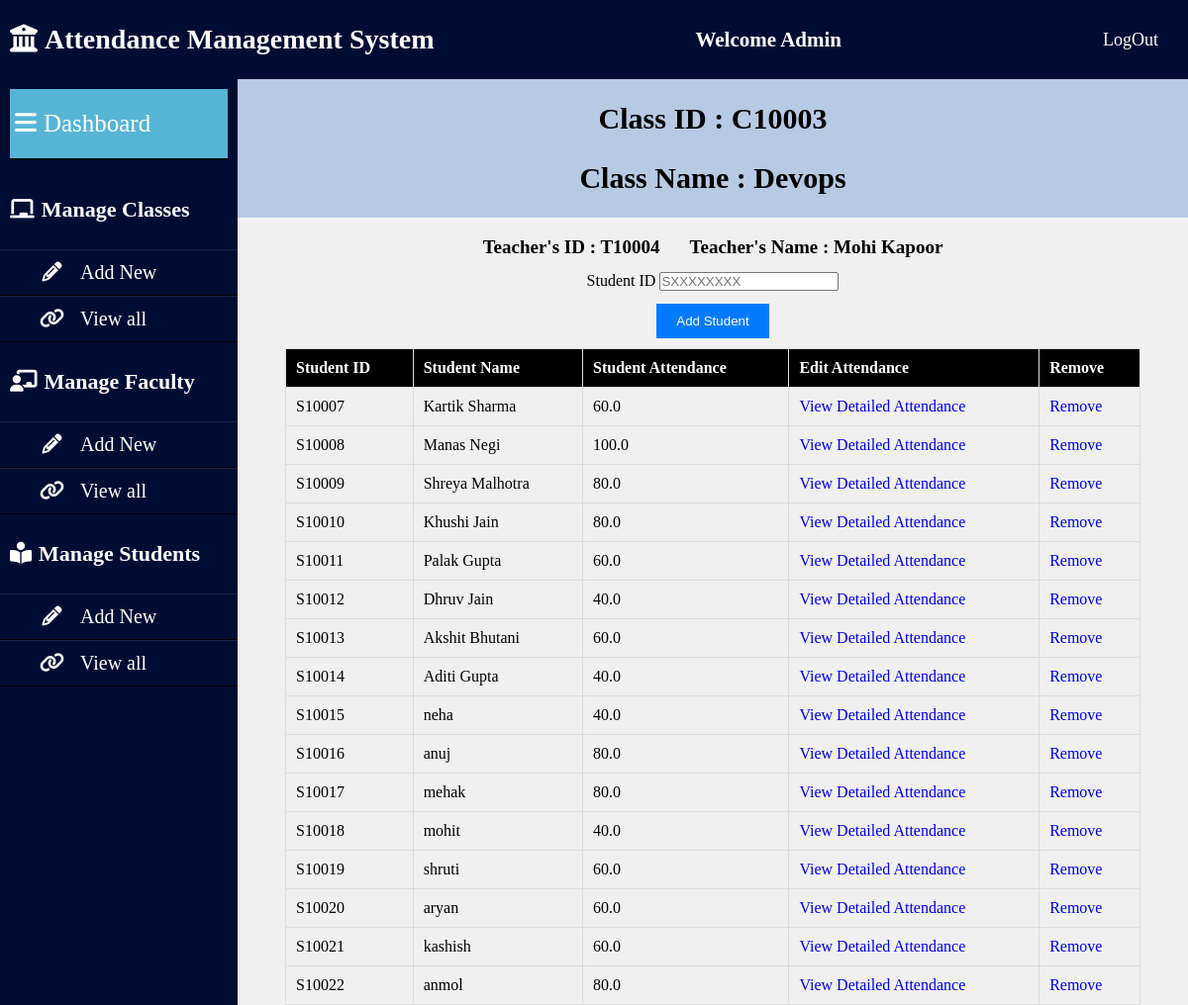
Page /class_mgmt/?subject_id=C10003 on the committed database.
### AMS_APP/models.py (models this page shows, shortened)
class Subject(models.Model):
    subject_id=models.CharField(max_length=15)
    subject_name=models.CharField(max_length=30)
    teacher_id=models.CharField(max_length=15)
    classes_held=models.IntegerField()
    number_of_students=models.IntegerField()
    class_info=models.TextField()

class Teacher(models.Model):
    teacher_id=models.CharField(max_length=15)
    teacher_name=models.CharField(max_length=30)
    email_id=models.CharField(max_length=30)
    password=models.CharField(max_length=30)

class Student(models.Model):
    student_id=models.CharField(max_length=15)
    student_name=models.CharField(max_length=30)
    email_id=models.CharField(max_length=30)
    password=models.CharField(max_length=30)
    class1=models.CharField(max_length=20,default='')
    class1_att=models.CharField(max_length=100,default='')
    class2=models.CharField(max_length=20,default='')
    class2_att=models.CharField(max_length=100,default='')
    class3=models.CharField(max_length=20,default='')
    class3_att=models.CharField(max_length=100,default='')
    class4=models.CharField(max_length=20,default='')
    class4_att=models.CharField(max_length=100,default='')
    class5=models.CharField(max_length=20,default='')
    class5_att=models.CharField(max_length=100,default='')
    class6=models.CharField(max_length=20,default='')
    class6_att=models.CharField(max_length=100,default='')
    class7=models.CharField(max_length=20,default='')
    class7_att=models.CharField(max_length=100,default='')
    class8=models.CharField(max_length=20,default='')
    class8_att=models.CharField(max_length=100,default='')

### AMS_APP/views.py (the view, shortened to what this page needs)
# urls.py: path('class_mgmt/', views.class_mgmt, name='class_mgmt/'),
def class_mgmt(request):
    subject_id = request.GET.get('subject_id')
    classs=list(Subject.objects.filter(subject_id=subject_id))[0]
    class_name=classs.subject_name
    teacher_id=classs.teacher_id
    teacher_name=Teacher.objects.filter(teacher_id=teacher_id)[0].teacher_name
    student_list=list(Student.objects.filter(class1=subject_id))+list(Student.objects.filter(class2=subject_id))+list(Student.objects.filter(class3=subject_id))+list(Student.objects.filter(class4=subject_id))+list(Student.objects.filter(class5=subject_id))+list(Student.objects.filter(class6=subject_id))+list(Student.objects.filter(class7=subject_id))+list(Student.objects.filter(class8=subject_id))
    student_list_new=[]
    for i in student_list:
        id=i.student_id
        name=i.student_name
        if i.class1==subject_id:
            att_str=i.class1_att
            att_list=att_str
            if att_str.count('P')==0 and att_str.count('A')==0:
                att='NA'
            else:
                att=att_str.count('P')/(att_str.count('P')+att_str.count('A'))*100
            stud_dic={'id':id,'name':name,'att':att,'att_list':att_list}
        student_list_new.append(stud_dic)
    dic={'class_id':subject_id,'class_name':class_name,'teacher_id':teacher_id,'teacher_name':teacher_name,'student_list':student_list_new}
    return render(request, 'class_mgmt.html',dic)

### template/class_mgmt.html (shortened to what this page needs)
{% load static %}
<!DOCTYPE html>
<html lang="en">
<head>
    <link rel="stylesheet" href="{% static 'css/class_mgmt.css'%}">
    <link rel="stylesheet" href="https://cdnjs.cloudflare.com/ajax/libs/font-awesome/6.4.0/css/all.min.css">
    <link rel="stylesheet" href="{% static 'css/admindashboard.css' %}">
</head>
<body>
    <header class="mainheader">
        <h1><i class="fas fa-university"></i>Attendance Management System</h1>
        <h2>Welcome Admin</h2>
        <a href="/logoutuser" class="btn">LogOut</a>
    </header>
    <aside>
        <header>
            <a href="/AdminDashboard">
                <i class="fas fa-bars"></i>Dashboard
            </a>
        </header>
        <ul>
            <li><h4><i class="fas fa-chalkboard">  </i>Manage Classes</h4></li>
            <ul>
                <li><a href="/courseadd" target="content"><i class="fa fa-pencil fa-fw"></i>Add New</a></li>
                <li><a href="/viewclass" target="content"><i class="fa fa-link"></i>View all</a></li>
            </ul>
        </ul>
        <ul>
            <li><h4><i class="fas fa-chalkboard-teacher"></i>Manage Faculty</h4></li>
            <ul>
                <li><a href="/teacher"><i class="fa fa-pencil fa-fw"></i>Add New</a></li>
                <li><a href="/viewfaculty"><i class="fa fa-link"></i>View all</a></li>
            </ul>
        </ul>
        <ul>
            <li><h4><i class="fas fa-book-reader" aria-hidden="true"></i>Manage Students</h4></li>
            <ul>
                <li><a href="/addnewstudent"><i class="fa fa-pencil fa-fw"></i>Add New</a></li>
                <li><a href="/viewstudent"><i class="fa fa-link"></i>View all</a></li>
            </ul>
        </ul>
    </aside>
    <div class="content-container">
            <header class="pageheader">
                <h1>Class ID : {{ class_id}}</h1>
                <h1>Class Name : {{ class_name}}</h1>
            </header>
                <div class="teacher-name">
                    <label for="teacherName">Teacher's ID : {{ teacher_id }}      </label>
                    <label for="teacherName">Teacher's Name : {{ teacher_name }}</label>
                </div>
            <main>
                <div class="add-student">
                    <form method="post" action="/class_mgmt/?subject_id={{ class_id }}">
                            <div class="form-group">
                                <label for="name">Student ID</label>
                                <input type="text" class="form-control" id="student_id" name="student_id" placeholder="SXXXXXXXX">
                            </div>
                            <button class="btn btn-primary" type="submit">Add Student</button>
                        </form>
                </div>
                <table>
                    <tr>
                        <th>Student ID</th>
                        <th>Student Name</th>
                        <th>Student Attendance</th>
                        <th>Edit Attendance</th>
                        <th>Remove</th>
                    </tr>
                    {% for q in student_list %}
                                  <tr>
                                    <td>{{ q.id }}</td>
                                    <td>{{ q.name }}</td>
                                    <td>{{ q.att }}</td>
                                    <td><a href="/editattendanceforadmin/?details={{ class_id }}{{ q.id }}">View Detailed Attendance</a></td>
                                    <td><a href="/remove/?remove={{ class_id }}{{ q.id }}">Remove</a></td>
                                  </tr>
                                  {% endfor %}
                </table>
            </main>
    </div>
</body>
</html>

### static/css/class_mgmt.css (style rules this page uses)
body, h1 { margin: 0; padding: 0; }
body { font-family: 'Times New Roman', Times, serif; background-color: #f0f0f0; }
.pageheader { font-size:15px; display:flex; flex-direction: column; background-color: rgb(182, 202, 228); color: black; justify-content:center; column-gap:40px; text-align: center; margin-bottom: 5px; }
.teacher-name { display: flex; flex-direction: row; height:50px; column-gap:30px; font-size:19px; align-items: center; justify-content: center; font-weight:bold; }
form button { margin-top:13px; }
.add-student { display:flex; flex-direction: row; justify-content: center; text-align: center; margin-bottom: 10px; }
.add-student button { background-color: #007bff; color: #fff; border: none; padding: 10px 20px; cursor: pointer; transition: background-color 0.3s; }
table { width: 90%; border-collapse: collapse; margin:auto; }
th, td { padding: 10px; border: 1px solid #ddd; text-align: left; }
th { background-color: black; color: #fff; }

### static/css/admindashboard.css (style rules this page uses)
* { padding : 0; margin : 0; box-sizing :border-box; list-style: none; text-decoration: none; }
.mainheader { z-index: 100000; position:fixed; width:100%; }
aside { margin-top:60px; width: 20%; height: 100%; background: #000d33; float:left; padding-top:20px; position:fixed; }
aside header a { margin:0; padding:0; width:100%; display:block; box-sizing: border-box; font-size: 25px; line-height: 70px; color:white; text-align: left; border-bottom:2px solid black; background: rgb(86, 181, 213); padding-left: 5px; }
aside ul a { display:block; width: 100%; line-height:45px; font-size: 20px; color: white; padding-left:40px; box-sizing: border-box; border-top: 1px solid rgba(225, 225, 225,.1); border-bottom: 1px solid black; }
aside ul a i { margin-right: 16px; }
aside ul li h4 { color: white; line-height: 60px; padding: 10px; font-size: 22px; }
header { background: #000d33; display: flex; justify-content: space-between; color: white; line-height: 60px; font-size: 14px; padding:10px; }
header a { color:white; font-size: 18px; text-decoration: none; padding-right: 20px; }
.content-container { width: 80%; float:right; margin-top:60px; padding-top:20px; }
i { margin-right: 7px; }

### rows in the picture
Subject: subject_name "Devops", teacher "T10004"
Teacher: teacher_name "Mohi Kapoor"
Student: id "S10007", name "Kartik Sharma"
Student: id "S10008", name "Manas Negi"
Student: id "S10009", name "Shreya Malhotra"
Student: id "S10010", name "Khushi Jain"
Student: id "S10011", name "Palak Gupta"
Student: id "S10012", name "Dhruv Jain"
Student: id "S10013", name "Akshit Bhutani"
Student: id "S10014", name "Aditi Gupta"
Student: id "S10015", name "neha"
Student: id "S10016", name "anuj"
Student: id "S10017", name "mehak"
Student: id "S10018", name "mohit"
Student: id "S10019", name "shruti"
Student: id "S10020", name "aryan"
Student: id "S10021", name "kashish"
Student: id "S10022", name "anmol"

### other values in the picture
{{ class_id }} "C10003"
{{ q.att }} "60.0" "100.0" "80.0" "80.0" "60.0" "40.0" "60.0" "40.0" "40.0" "80.0" "80.0" "40.0" "60.0" "60.0" "60.0" "80.0"
